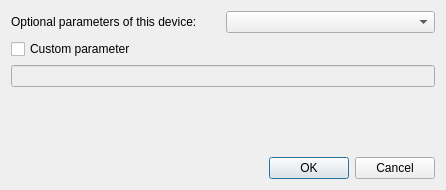
<?xml version="1.0" encoding="UTF-8"?>
<ui version="4.0">
 <class>Dialog</class>
 <widget class="QDialog" name="Dialog">
  <property name="geometry">
   <rect>
    <x>0</x>
    <y>0</y>
    <width>446</width>
    <height>190</height>
   </rect>
  </property>
  <property name="windowTitle">
   <string>New parameter...</string>
  </property>
  <layout class="QVBoxLayout" name="verticalLayout">
   <item>
    <layout class="QHBoxLayout" name="horizontalLayout">
     <item>
      <widget class="QLabel" name="labelHeader">
       <property name="text">
        <string>Optional parameters of this device:</string>
       </property>
      </widget>
     </item>
     <item>
      <widget class="QComboBox" name="comboBoxSelectParameter"/>
     </item>
    </layout>
   </item>
   <item>
    <widget class="QCheckBox" name="checkBoxCustomParameter">
     <property name="text">
      <string>Custom parameter</string>
     </property>
    </widget>
   </item>
   <item>
    <widget class="QLineEdit" name="lineEditCustomParameter">
     <property name="enabled">
      <bool>false</bool>
     </property>
    </widget>
   </item>
   <item>
    <spacer name="verticalSpacer">
     <property name="orientation">
      <enum>Qt::Vertical</enum>
     </property>
     <property name="sizeHint" stdset="0">
      <size>
       <width>20</width>
       <height>40</height>
      </size>
     </property>
    </spacer>
   </item>
   <item>
    <widget class="QDialogButtonBox" name="buttonBox">
     <property name="orientation">
      <enum>Qt::Horizontal</enum>
     </property>
     <property name="standardButtons">
      <set>QDialogButtonBox::Cancel|QDialogButtonBox::Ok</set>
     </property>
    </widget>
   </item>
  </layout>
 </widget>
 <resources/>
 <connections>
  <connection>
   <sender>buttonBox</sender>
   <signal>accepted()</signal>
   <receiver>Dialog</receiver>
   <slot>accept()</slot>
   <hints>
    <hint type="sourcelabel">
     <x>248</x>
     <y>254</y>
    </hint>
    <hint type="destinationlabel">
     <x>157</x>
     <y>274</y>
    </hint>
   </hints>
  </connection>
  <connection>
   <sender>buttonBox</sender>
   <signal>rejected()</signal>
   <receiver>Dialog</receiver>
   <slot>reject()</slot>
   <hints>
    <hint type="sourcelabel">
     <x>316</x>
     <y>260</y>
    </hint>
    <hint type="destinationlabel">
     <x>286</x>
     <y>274</y>
    </hint>
   </hints>
  </connection>
 </connections>
</ui>
